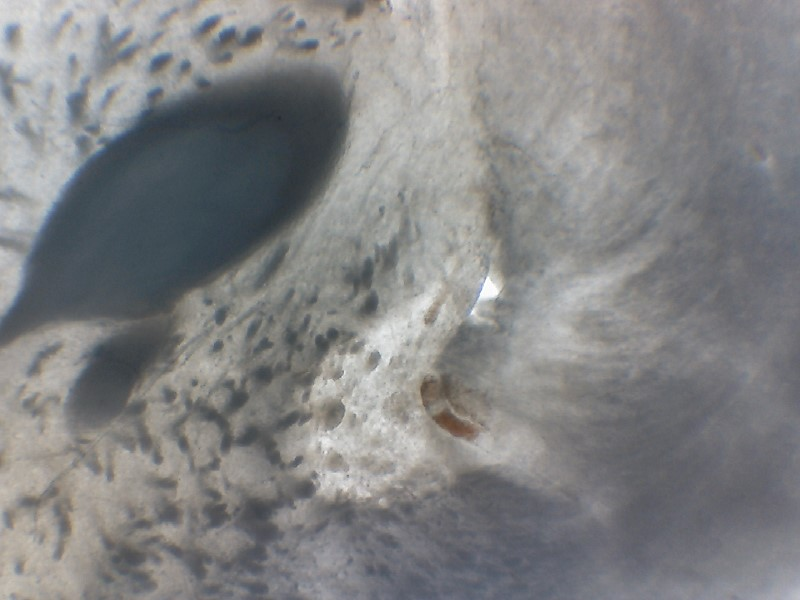
#> input picture bongo/img/Nac_example.png, 800 x 600 px
$ python -i cells.py   (imports and definitions only)
#> lines starting #> are read from the running program, lines starting #| are printed output that depends on the picture; after the words box and inside, x2 and y2 are one past the last pixel; in counts of white or black regions, pixels touching at a corner belong together
import cv2
import numpy as np
import pydoc


def count_cells(image, best_channel="green", threshold=200, min_size=50, display=True) -> int:
    ''' function binarizing microscope image and counting cells based on contrast

    input: image: path to image file, best_channel: str (red/r, green/g, blue/b - default "green")
    which channel from image should be used for further analysis
    threshold: int (default 200) pixel values above threshold will be changed to 255 (white), below set to 0 (black),
    min_size: int (default 50) objects with area less than min_size will not be recognized as cells
    display: boolean (default True) if true create windows with images for each step of analysis

    return int: number of cells counted on the image
    '''
#> called with image = 'img/Nac_example.png', best_channel = 'green', threshold = 200, min_size = 50, display = True

    try:
        img = cv2.imread(image)
#> img is the input picture: shape (600, 800, 3); mean B, G, R 131.7, 130.8, 130.4
        copy_img = img.copy()
    except ValueError:
        raise ValueError("Can't open image. Not appropriate file path")


         ###### Use
    # enhancing contrast
    lab= cv2.cvtColor(img, cv2.COLOR_BGR2LAB)
#> lab: shape (600, 800, 3); mean of channels 0, 1, 2 138.8, 128.1, 127.4
    l_channel, a, b = cv2.split(lab)
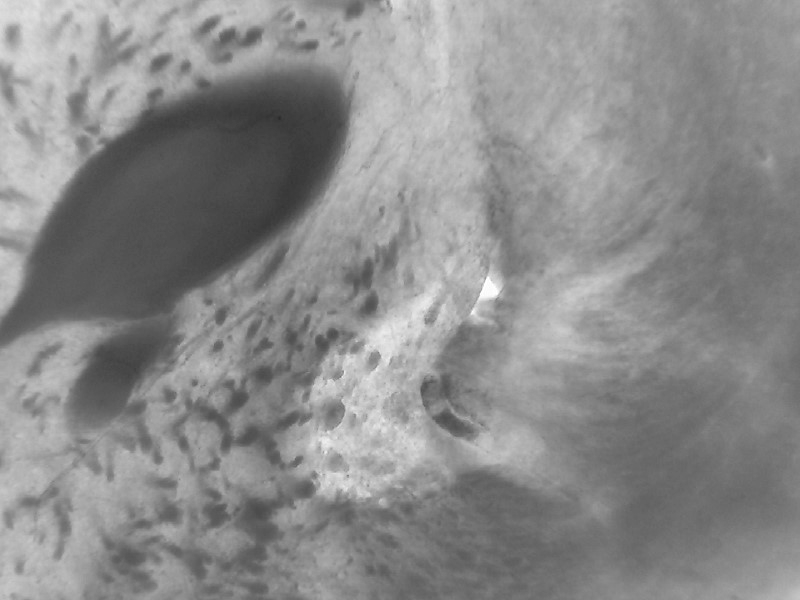
#> l_channel: shape (600, 800); min 42, max 255, mean 138.8
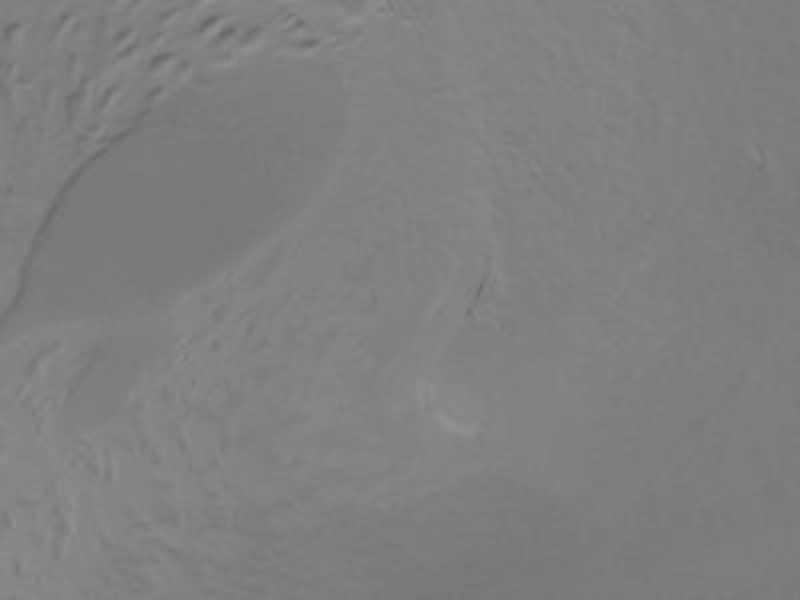
#> b: shape (600, 800); min 104, max 146, mean 127.4

    # Applying CLAHE to L-channel
    # feel free to try different values for the limit and grid size:
    clahe = cv2.createCLAHE(clipLimit=2.0, tileGridSize=(8,8))
    cl = clahe.apply(l_channel)
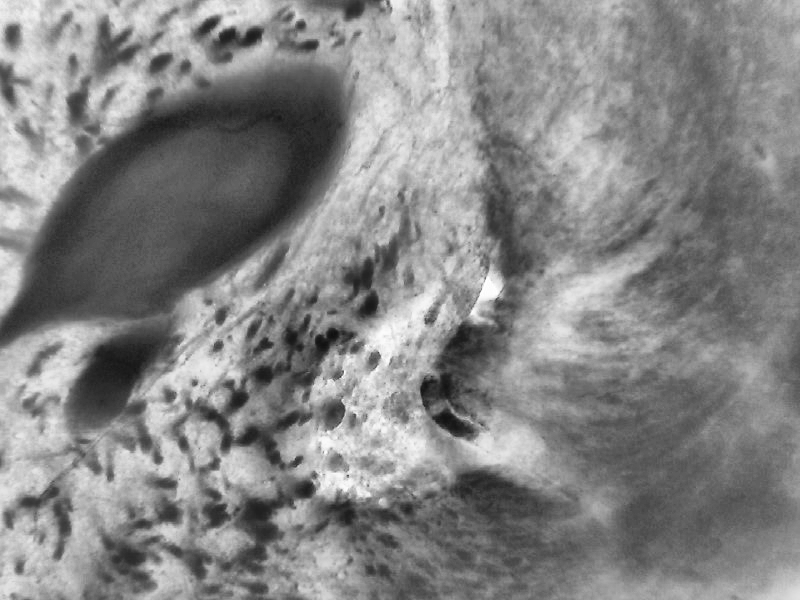
#> cl: shape (600, 800); min 15, max 255, mean 133.1

    # merge the CLAHE enhanced L-channel with the a and b channel
    limg = cv2.merge((cl,a,b))
#> limg: shape (600, 800, 3); mean of channels 0, 1, 2 133.1, 128.1, 127.4

    # Converting image from LAB Color model to BGR color spcae
    enhanced_img = cv2.cvtColor(limg, cv2.COLOR_LAB2BGR)

    ######## Or
    alpha = 1.5 # Contrast control (1.0-3.0)
    beta = 0 # Brightness control (0-100)

    adjusted = cv2.convertScaleAbs(img, alpha=alpha, beta=beta)
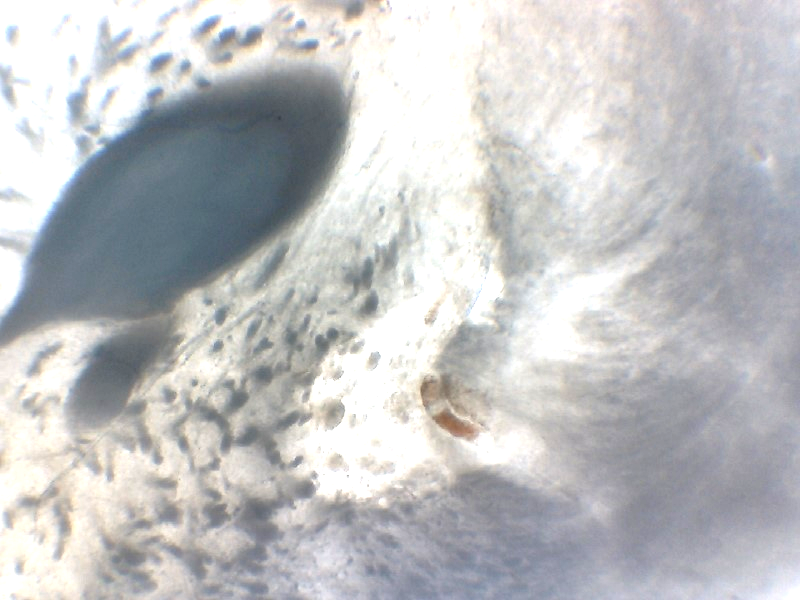
#> adjusted: shape (600, 800, 3); mean B, G, R 194.9, 193.2, 192.4


    #######   or this one
    # Create the sharpening kernel
    kernel = np.array([[0, -1, 0], [-1, 5, -1], [0, -1, 0]])

    # Sharpen the image
    sharpened_img = cv2.filter2D(img, -1, kernel)

    # spliting image to 3 channels
    #blue, green, red = cv2.split(enhanced_img)
    blue, green, red = cv2.split(sharpened_img)
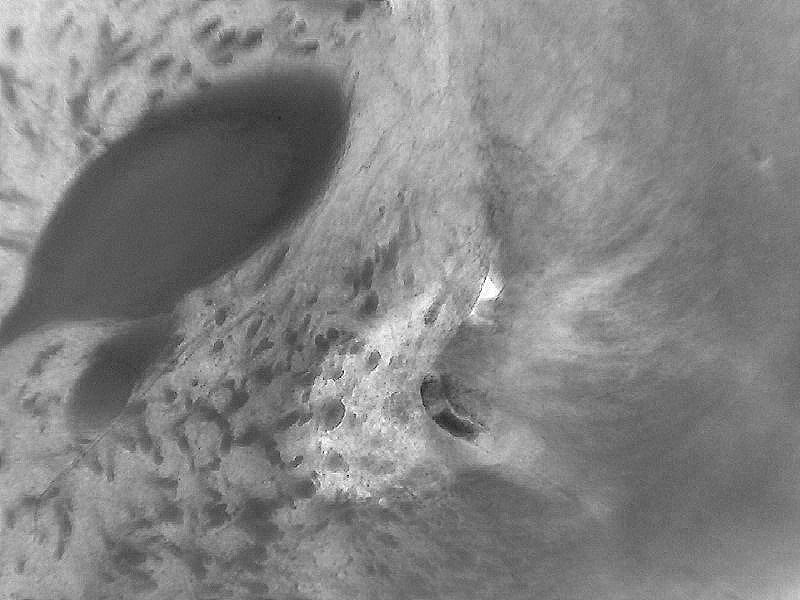
#> blue: shape (600, 800); min 0, max 255, mean 131.6
    #blue, green, red = cv2.split(adjusted)
    #blue, green, red = cv2.split(img)

    # choosing appropriate channel
    if best_channel == "red" or best_channel == "r":
        channel = red
    elif best_channel == "green" or best_channel == "g":
        channel = green
    elif best_channel == "blue" or best_channel == "b":
        channel = blue
    else:
        raise ValueError("Can't choose channel for further analysis, right input: 'red','r', 'green','g', 'blue','b'")

    # binarization of the image with threshold value
    try:
        int(threshold)
    except TypeError:
        raise TypeError("Threshold should be an integer")

    # check if threshold value does not exceed range 0-255 - maximal value for pixel
    if threshold >= 0 and threshold <= 255:
        #binary = cv2.Canny(channel, threshold, 255)
        _, binary = cv2.threshold(channel, threshold, 255, cv2.THRESH_BINARY)
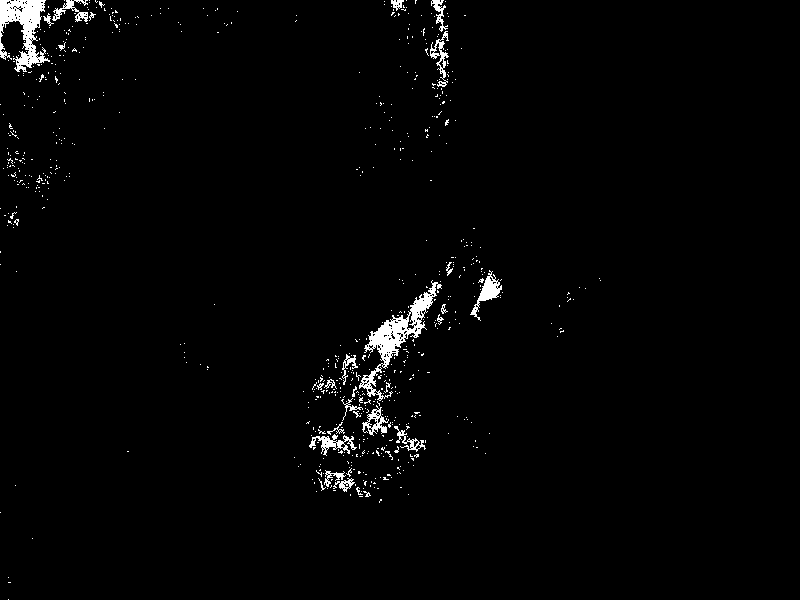
#> binary: shape (600, 800); 1.8% white; 694 white regions (664 under 20 px)
        #binary = cv2.adaptiveThreshold(channel, threshold, cv2.ADAPTIVE_THRESH_GAUSSIAN_C,cv2.THRESH_BINARY,11,5)
    else:
        raise ValueError("Threshold should be in range: 0-255")

    # find contours on image which are cells
    contours,_ = cv2.findContours(binary, cv2.RETR_TREE, cv2.CHAIN_APPROX_SIMPLE)
#> contours = 977 contours, 953 with area under 20; largest, box (x1, y1, x2, y2) and area: (359, 280, 442, 401) 1972, (0, 0, 50, 72) 1588, (470, 270, 502, 321) 386, (309, 434, 357, 456) 318, (362, 405, 389, 436) 308

    # variable counting cells
    n_cells = 0

    # checking area of contour, to get rid of small noise contours
    # which are not cells
    for contour in contours:
        area = cv2.contourArea(contour)
        # checking if min_size is int
        if isinstance(min_size, int):
            if area >= min_size:
                cv2.drawContours(copy_img, [contour], -1, (0,0,255), 1)
                n_cells += 1
        else:
            raise TypeError("min_size must be integer.")
#> this loop made 977 passes
#> area on passes 33, 56, 124, 149, 191, 196, 323, 397, 470, 496, 780, 873: 106, 77.5, 318, 155.5, 307.5, 55.5, 98, 1971.5, 74.5, 386.5, 286.5, 131
#> after the loop, n_cells = 15

    # display results
    if display:
        cv2.imshow("Original", img)
        #cv2.imshow("High Contrast", enhanced_img)
        cv2.imshow("Sharpened", sharpened_img)
        #cv2.imshow("Adjusted", adjusted)
        cv2.imshow(f'{best_channel}', channel)
        cv2.imshow("Binary", binary)
        cv2.imshow("Mask", copy_img)


        cv2.waitKey(0) & 0xFF == ord("q")
        cv2.destroyAllWindows()

    # return number of cells
    return n_cells

#pydoc.writedoc("cells")

>>> result = count_cells('img/Nac_example.png')
#> result = 15
